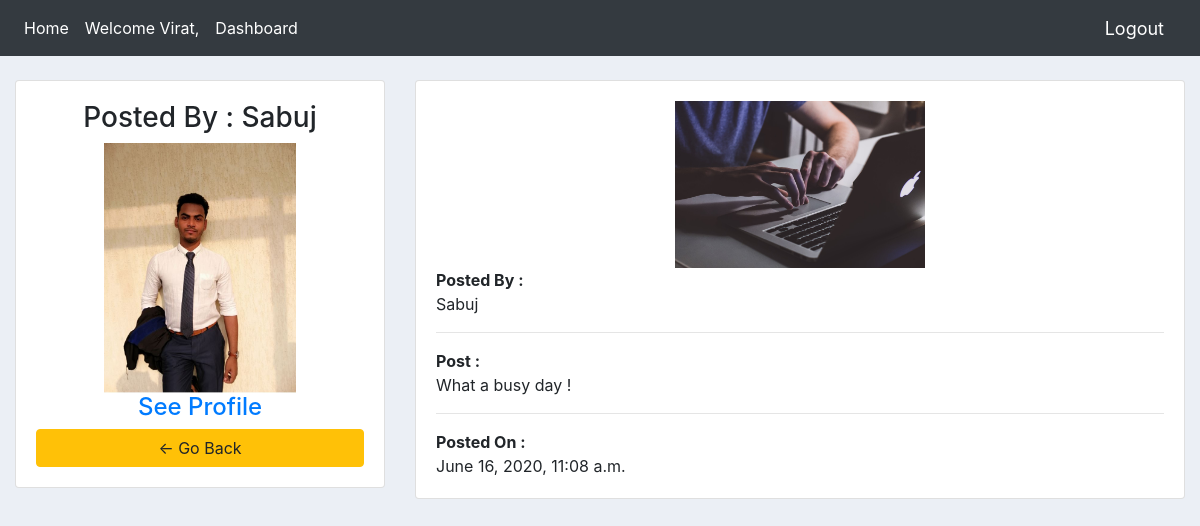
/shop_owner_post_detail/3/ (signed in), run on the app's committed database.
### ecmsapp/models.py (models this page shows, shortened)
class Shop_Owner_Post(models.Model):
    shop_owner = models.ForeignKey(Shop_Owner,null=True,on_delete=models.CASCADE)
    post = models.TextField(max_length=250,null=True)
    date_created = models.DateTimeField(auto_now_add=True)
    post_picutre = models.ImageField(null=True)

class Shop_Owner(models.Model):
    user = models.OneToOneField(User,null=True,blank=True,on_delete=models.CASCADE)
    name = models.CharField(max_length=128,null=True)
    phone = models.CharField(max_length=20,null=True)
    email = models.EmailField(max_length=128,null=True)
    prfile_pic = models.ImageField(default="profile1.png",null=True,blank=True)
    date_created = models.DateTimeField(auto_now_add=True)

### ecmsapp/views.py (the view)
# urls.py: path('shop_owner_post_detail/<str:pk>/',views.shop_owner_post_detail,name='shop_owner_post_detail'),
@login_required(login_url='login')
def shop_owner_post_detail(request,pk):
    post = Shop_Owner_Post.objects.get(id=pk)
    return render(request,'ecmsapp/shop_owner_post_detail.html',{'Post':post})

### ecmsapp/templates/ecmsapp/shop_owner_post_detail.html (shortened to what this page needs)
{% extends 'ecmsapp/main.html' %}
{% block content %}
<br>
<div class="row mb-4">
  <div class="col-md-4">
    <div class="card card-body mb-5">
      <h3 class="text-center">Posted By : {{Post.shop_owner.name}}</h3>
      <img class="profile-pic" src="{{Post.shop_owner.prfile_pic.url}}" alt="">
      <h4 class="text-center"><a  href="{% url 'shop_owner' Post.shop_owner.id  %}"> See Profile </a></h4>
      <a class="btn btn-warning" href="{% url 'home' %}"> &#8592; Go Back</a>
    </div>
  </div>
  <div class="col-md-8">
    <div class="card card-body mb-5">
          <img class="post-pic" src="{{Post.post_picutre.url}}" alt="">
          <b>Posted By : </b>{{Post.shop_owner.name}} <br>
          <hr>
          <b>Post :</b> {{Post.post}}<br>
          <hr>
          <b>Posted On :</b>{{Post.date_created}}<br>
    </div>
  </div>
</div>
{% endblock %}

### ecmsapp/templates/ecmsapp/navbar.html (shortened to what this page needs)
<nav class="navbar navbar-expand-lg navbar-dark bg-dark">
  <div class="collapse navbar-collapse" id="navbarNav">
    <ul class="navbar-nav">
      {% if request.user.is_authenticated %}
        <li class="nav-item active">
          <a class="nav-link" href="{% url 'home' %}">Home</a>
        </li>
        {% if user.groups.all.0.name == "admin" %}
          <li class="nav-item active">
            <a class="nav-link" >Welcome Admin,</a>
          </li>
          <li class="nav-item active">
            <a class="nav-link" href="{% url 'all_shops' %}" >All Shops</a>
          </li>
        {% else %}
          <li class="nav-item active">
            <a class="nav-link" >Welcome {{request.user}},</a>
          </li>
        {% endif %}
        {% if user.groups.all.0.name == "shop owner" %}
          <li class="nav-item active">
            <a class="nav-link" href="{% url 'shop_owner' request.user.shop_owner.id %}" >Dashboard</a>
          </li>
        {% endif %}
      {% else %}
        <li class="nav-item active">
          <a class="nav-link" href="{% url 'home' %}">Home</a>
        </li>
      {% endif %}
    </ul>
  </div>
  {% if request.user.is_authenticated %}
    <span ><a  class="hello-msg" href="{% url 'logout' %}">Logout</a></span>
  {% else %}
    <span ><a  class="hello-msg" href="{% url 'login' %}">Login</a></span>
    <span ><a  class="hello-msg" href="{% url 'register' %}">Sign Up</a></span>
  {% endif %}
</nav>

### static/css/main.css (style rules this page uses)
.profile-pic { max-width: 200px; max-height:200px; margin: 0 auto; }
body { background-color: #ebeff5; }
html, body { height: 100%; width: 100%; margin: 0; padding: 0; }

### ecmsapp/templates/ecmsapp/navbar.html (style rules this page uses)
.hello-msg { font-size: 18px; color: #fff; margin-right: 20px; }

### ecmsapp/templates/ecmsapp/shop_owner_post_detail.html (style rules this page uses)
.profile-pic { max-width: 250px; max-height:250px; margin: 0 auto; }
.post-pic { max-width: 250px; max-height:2500px; margin: 0 auto; }

### data on the page
Shop_Owner_Post: shop_owner.name "Sabuj", shop_owner.prfile_pic (picture), post_picutre (picture), post "What a busy day !", date_created "June 16, 2020, 11:08 a.m."

### other printed values
{{ request.user }} "Virat"
